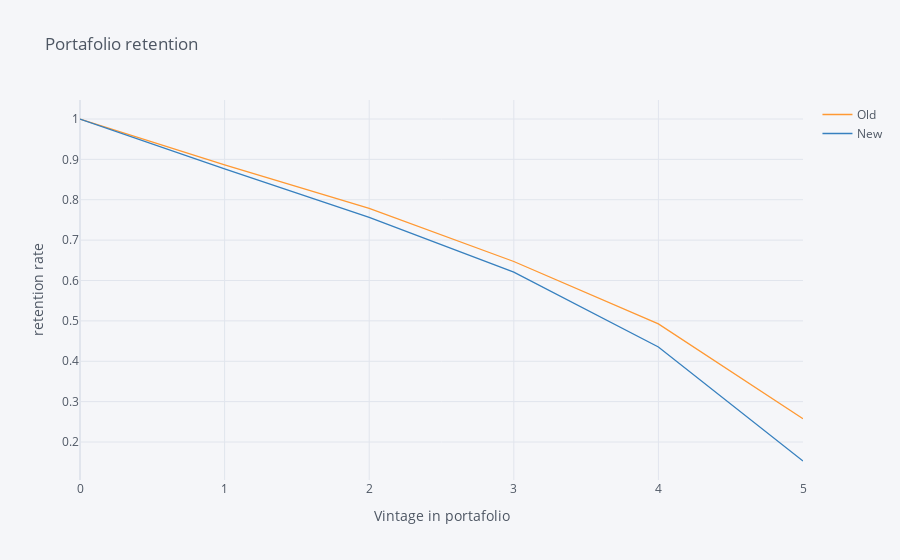

This figure's notebook cell:
### Code cell
rates= survival(enterprise_houses,'Vintage','Vintage in Portafolio','Stat')

rates.iplot(kind='line', xTitle='Vintage in portafolio', yTitle='retention rate',
            title='Portafolio retention')

### Figure 1 — Plotly figure (JSON) as saved in the notebook; plotly's stock layout.template omitted (floating-point values rounded to 4 significant figures)
{"data": [{"line": {"color": "rgba(255, 153, 51, 1.0)", "dash": "solid", "shape": "linear", "width": 1.3}, "mode": "lines", "name": "Old", "text": "", "type": "scatter", "x": [0, 1, 2, 3, 4, 5], "y": [1, 0.8861, 0.7784, 0.647, 0.4926, 0.2575]}, {"line": {"color": "rgba(55, 128, 191, 1.0)", "dash": "solid", "shape": "linear", "width": 1.3}, "mode": "lines", "name": "New", "text": "", "type": "scatter", "x": [0, 1, 2, 3, 4, 5], "y": [1, 0.8763, 0.7564, 0.6207, 0.4353, 0.1529]}], "layout": {"legend": {"bgcolor": "#F5F6F9", "font": {"color": "#4D5663"}}, "paper_bgcolor": "#F5F6F9", "plot_bgcolor": "#F5F6F9", "title": {"font": {"color": "#4D5663"}, "text": "Portafolio retention"}, "xaxis": {"gridcolor": "#E1E5ED", "showgrid": true, "tickfont": {"color": "#4D5663"}, "title": {"font": {"color": "#4D5663"}, "text": "Vintage in portafolio"}, "zerolinecolor": "#E1E5ED"}, "yaxis": {"gridcolor": "#E1E5ED", "showgrid": true, "tickfont": {"color": "#4D5663"}, "title": {"font": {"color": "#4D5663"}, "text": "retention rate"}, "zerolinecolor": "#E1E5ED"}}}
